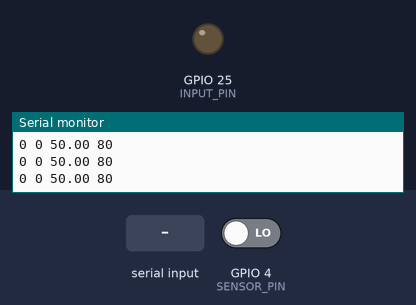
A sketch run on a simulated ESP32. Parts: output pins drawn as LEDs (lit = HIGH), the last lines printed to the serial monitor. The test bench sets the inputs (shaded band); at power-on: GPIO 4 (SENSOR_PIN) LOW. Nothing arrives over Bluetooth unless stated.

Above: at 6.2 s.
6.3 s: "a" received over the second serial link
At 8.5 s:
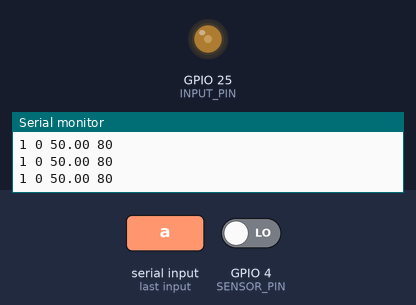
8.8 s: GPIO 4 (SENSOR_PIN) driven HIGH
At 9.3 s:
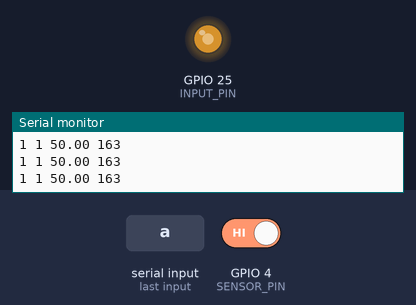
10.3 s: "b" received over the second serial link
At 11.1 s:
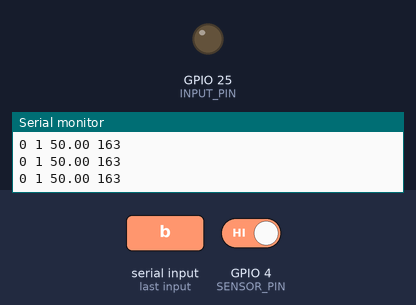
Timing chart, 0 to 13.3 s (numbered marks = the images above; inputs shaded):
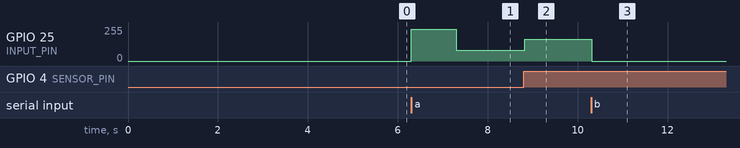

The sketch:

train_esp32.ino
```cpp
//これは車載用ESP32に書き込むコードです。
//初めて使う時は車輪の半径rを正確に設定してください。
//そのあとは動作の安定性のために「調整する変数」をいじってください。
//さらに改良する場合はmoveの中でモータを停止状態から動かす時に、inputを急増させてから徐々に落とすとうまくいくそうです。
//そのようなモータの初期トルクに対応するための対策はまだ考えられていません。

#include <BluetoothSerial.h>
BluetoothSerial SerialBT;

/*調整する変数--------------------------------*/
int input = 80;//モーターへの入力(0~255)
int input_max = 255;
int input_min = 25;
double speed_id = 50;//車両の速度目標値(cm/s)
double speed_max = 100;
double speed_min = 5;
double kp = 0.7;//比例係数
double kd = 1;//微分係数
double ki = 0.01;//積分係数
/*------------------------------------------*/

char v;
const int SENSOR_PIN = 4;//ホールセンサーのピン
const int INPUT_PIN = A18;//モーターのピン
double speed;//車両の速度
int value = 0;//ホールセンサーの値
int value2 =0;//観測用のホールセンサの値
bool hole = 0;//ホールセンサーの値valueを0or1に変換
bool status = 0;//車両の状態。1:進行、0:停止
unsigned int new_time = 0;//速度の偏差を取る際に使う。
unsigned int old_time = 0;//速度の偏差を取る際に使う。
int period = 0;//回転周期(s)
double r = 1.25;//車輪の半径(cm)
double e0;//現在の偏差
double e1;//1つ前の偏差
double e2;//2つ前の偏差

/*-------------------------------------------*/
//進行中(status==1)に繰り返す
void move(double *speed_id) {//引数のspeed_idは速度目標値
  ledcWrite(0, input);//モータにinputの入力のpwm入力を行う。
  value = digitalRead(SENSOR_PIN);//ホールセンサの値を読む。磁石の上にあると1になる。

  //磁石がホールセンサーの上にきたら
  if (hole == 0 && value == 1) {
    hole = 1;//value==1をhole==1と言い換えている。(必要ない??)
    period = new_time - old_time;//一回転の周期を計測
    old_time = new_time;
    //PCに1回転ごとに信号を送る
    SerialBT.println('o');

    //周期periodを速度speedに変換
    speed = 2000*3.1415926535*r/(double)period;
    //speedの目標値との偏差を記録
    e2 = e1;//2つ前の偏差
    e1 = e0;//1つ前の偏差
    e0 = *speed_id - speed;//現在の偏差
    //3種類の偏差を利用してinputを更新
    input += (int)(kp*e0 + kd*(e0-e1) + ki*(e0+e1+e2));
    if (input > input_max) {//inputの上限はimput_max
      input = input_max;
    }
    else if (input < input_min) {//inputの下限はinput_min
      input = input_min;
    }
  }
  //磁石がホールセンサから離れたら
  else if (hole == 1 && value==0) {
    hole = 0;
  }

  //シリアル通信の量が多いとホールセンサの読み取りが不確かになるので消している。
  /*SerialBT.print(hole);
  SerialBT.print(" ");
  SerialBT.print(*speed_id);
  SerialBT.print(" ");
  SerialBT.print(speed);
  SerialBT.print(" ");
  SerialBT.println(input);*/

}

//停止
void stop() {
  ledcWrite(0,0);
}

void start() {// 発車
  ledcWrite(0,240);
  delay(1000);
}


//加速
void accel(double *speed_id) {
  *speed_id += 5;//速度目標値を5上げる
  if (*speed_id >= speed_max) {//速度目標値の上限はspeed_max
    *speed_id = speed_max;
  }
}

//減速
void brake(double *speed_id) {
  *speed_id -= 5;//速度目標値を5下げる
  if (*speed_id <= speed_min) {//速度目標値の下限はspeed_min
    *speed_id = speed_min;
  }
}

/*---------------------------------------------*/
void setup() {
  SerialBT.begin("ESP32");//Bluetooth通信を開始する。
  ledcSetup(0, 12800, 8);//pwmでモータを制御する際に必要。
  ledcAttachPin(INPUT_PIN, 0);
  Serial.begin(9600);//観測用
  pinMode(4, INPUT);//ホールセンサのピン
  delay(5000);//セットアップに5秒まつ。ここは適宜変更してください。
}

void loop(){

  /*デバッグ時にセンサの読み取りを観測できる*/
  value2 = digitalRead(SENSOR_PIN);
  Serial.print(status);
  Serial.print(" ");
  Serial.print(value2);
  Serial.print(" ");
  Serial.print(speed_id);
  Serial.print(" ");
  Serial.println(input);

  new_time = millis();
  //SerialBT.write('a');//通信テスト用

  if (SerialBT.available()>0) {
    v = SerialBT.read();
    if (v == 'a') {//'a'を受け取ったらstatusを1にする。
      status = 1;
      start();
    }
    else if (v == 'b') {//'b'を受け取ったらstatusを0にする。
      status = 0;
    }
    else if (v == 'c') {//'c'を受け取ったら加速する(速度目標値speed_idをあげる)。
      accel(&speed_id);
    }
    else if (v == 'd') {//'d'を受け取ったら減速する(速度目標値speed_idを下げる)。
      brake(&speed_id);
    }
  }

  if (status == 1) {//'a'を受け取りstatusが1になったらmoveする。
    move(&speed_id);
  }
  else if (status == 0) {//'b'を受け取りstatusが0になったらstopする。
    stop();
  }
}
```

Measured:
- after the input at 6.3 s, GPIO 25 (INPUT_PIN): 0/255 → 239/255 at once, → 80/255 1.0 s later
- after the input at 8.8 s, GPIO 25 (INPUT_PIN): 80/255 → 162/255 at once
- after the input at 10.3 s, GPIO 25 (INPUT_PIN): 162/255 → 0/255 at once
